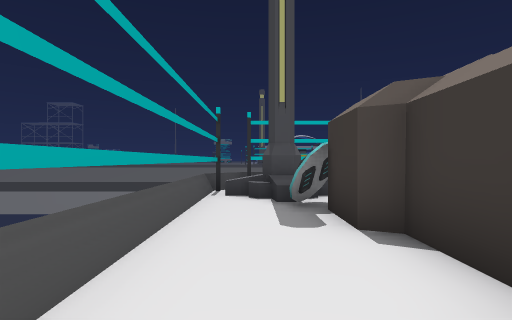
[1] (above)

24 first-person views from a walk through a scene from a Unity 3-D project. The camera is 1.5 m above the floor, looks level and sees 80° across. The floor is counted in squares, 2 m on a side. Each view is taken from the middle of a square. On the plan, view 1 faces up. The plan holds only what a view shows up to about 10 squares ahead; the rest is blank. The place goes on beyond the plan. The player character is not drawn. Some animated figures are not drawn.

[2]
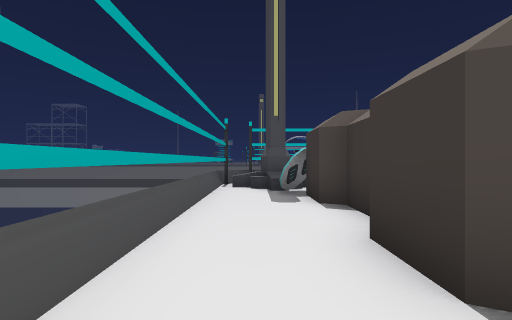

[3]
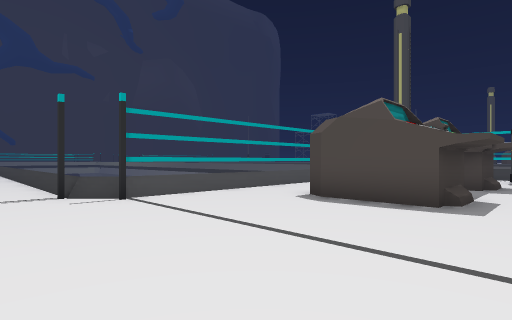

[4]
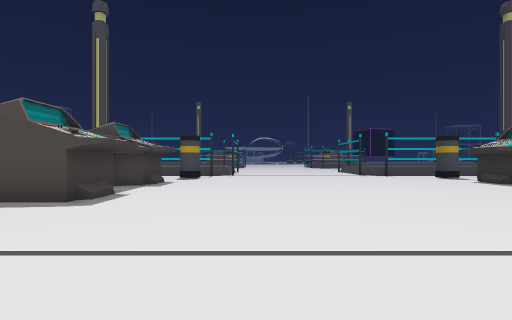

[5]
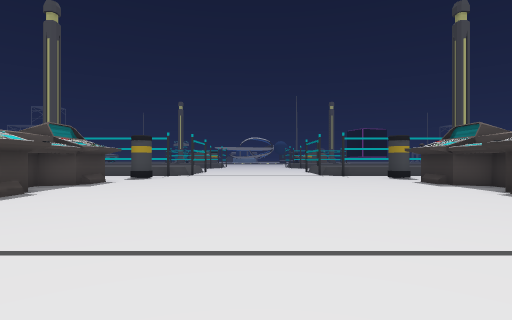

[6]
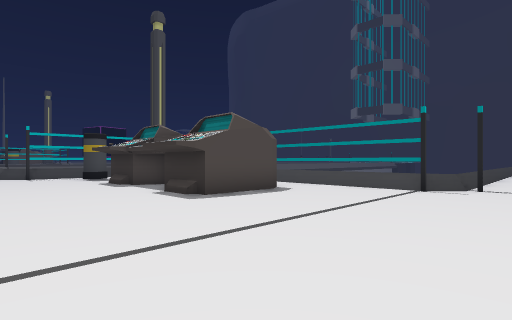

[7]
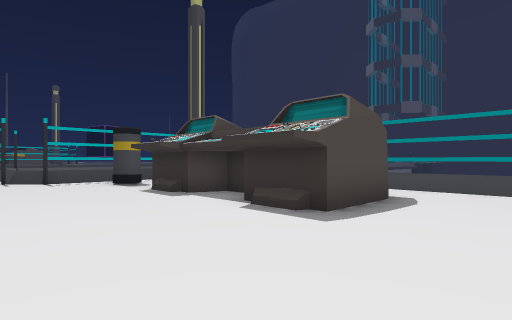

[8]
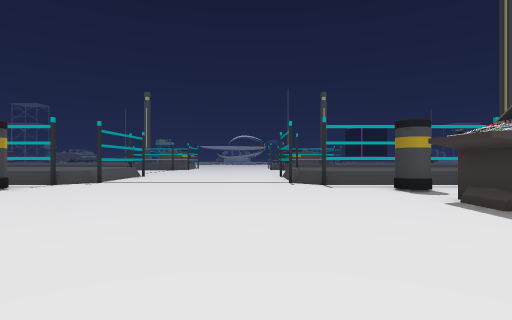

[9]
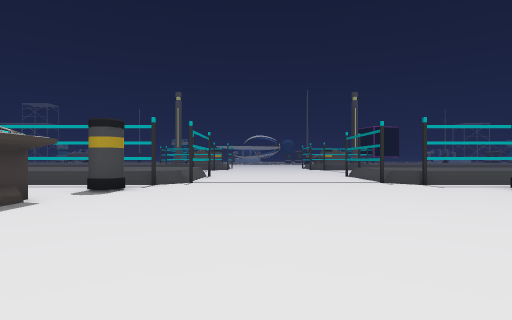

[10]
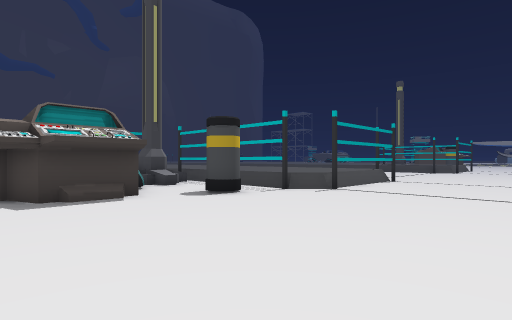

[11]
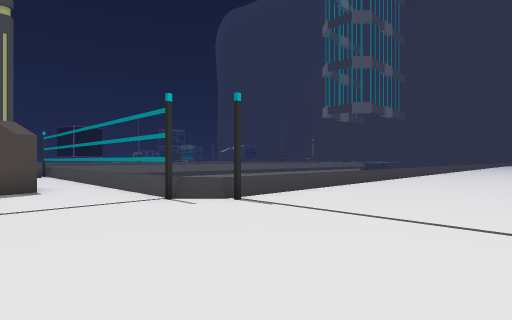

[12]
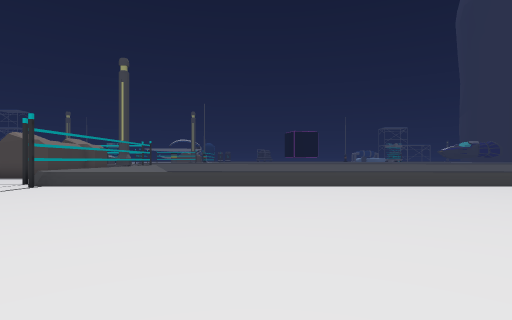

[13]
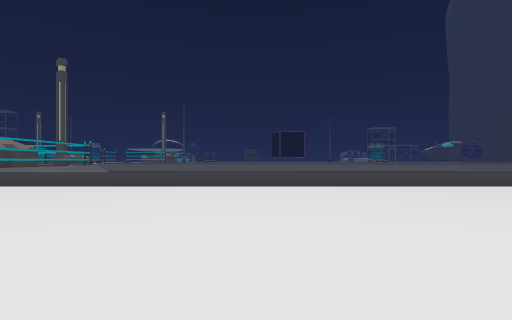

[14]
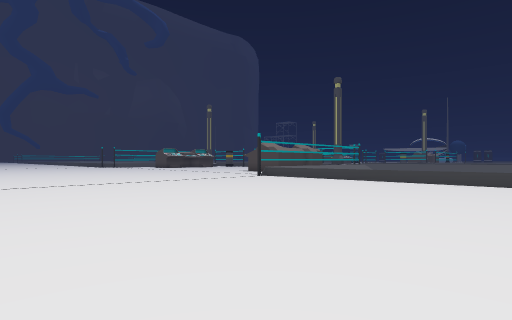

[15]
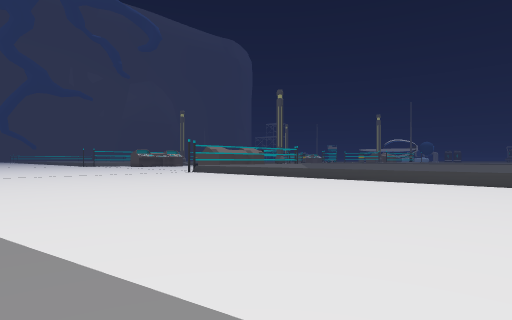

[16]
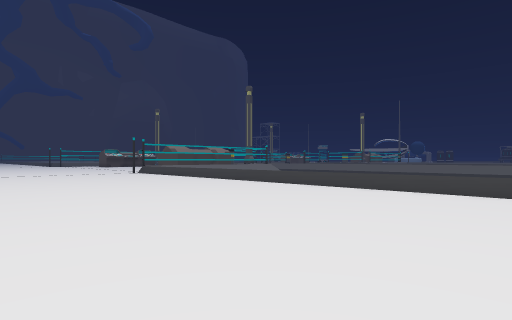

[17]
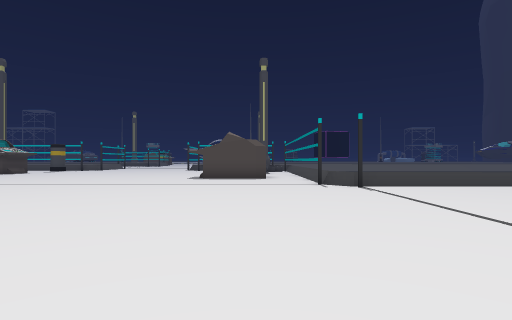

[18]
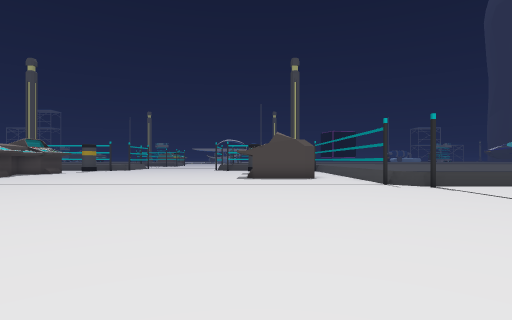

[19]
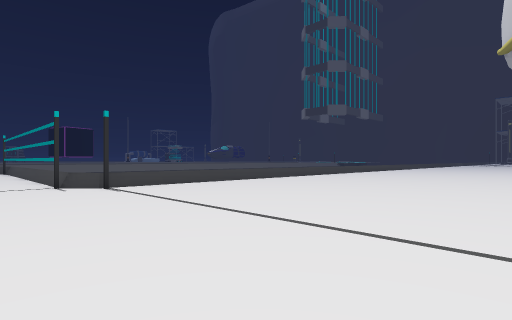

[20]
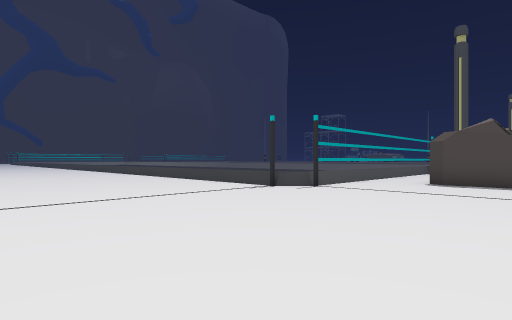

[21]
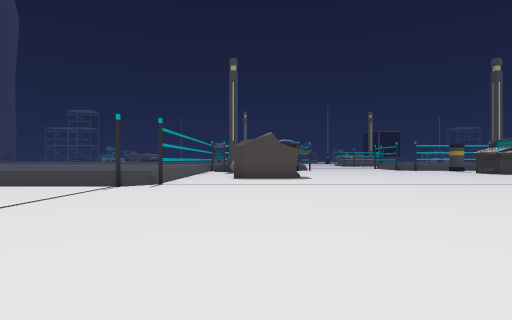

[22]
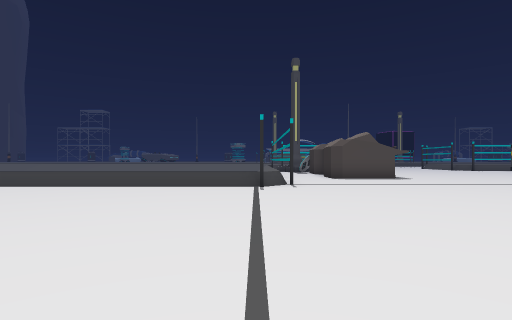

[23]
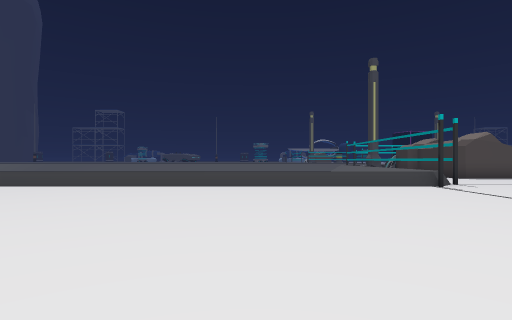

[24]
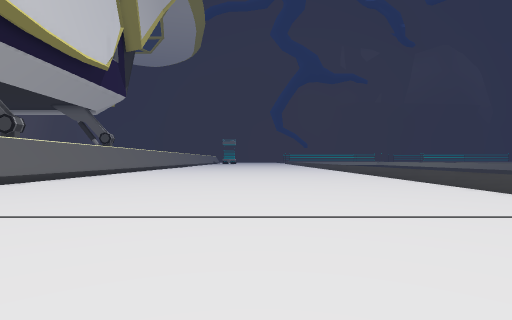

### Floor plan
Points are (right, up) in squares from view 1. A wall is a line through its corners. A room is listed if a view was taken in it or the views show most of it. See-through windows are left out.
Room 1 (view 1)
walls: (1.5, 1.8) (1.5, 3.1) (1.1, 3.3) (1.1, 4.5); (1, 6.3) (0.2, 6.3); (1.1, -0.4) (1.1, 1); (-0.9, 7.5) (-0.9, -0.6)
low walls: (0.3, 6.4) (-0.7, 6.5); (1.7, 6.5) (0.9, 6.4); (-1.2, 7.5) (-1.2, -0.5)
ways out: opening at (0, 0) to room 2
objects: other object (1, 5)
Room 2 (views 2, 3, 4, 5, 6, 7, 8, 9, 10, 11, 12, 13, 14, 15, 16, 17, 18, 19, 20, 21, 22, 23, 24)
walls: (18.9, -3.8) (18.9, 2.1); (14.9, -0.6) (14.9, 1.2); (16, -0.4) (14.7, -0.4); (17.5, -0.4) (17, -0.6) (14.7, -0.6); (15.7, 2) (15.7, 2.7) (14.9, 3.1) (14.9, 4.9); (3.7, 1.2) (3.7, -0.6) (1.5, -0.6) (1.1, -0.4); (-0.9, -0.6) (-0.9, -3.8); (3.7, 4.9) (3.7, 3.1) (2.8, 2.7) (2.8, 2.2); (17.1, 8.1) (13, 8.1); (5, 8.1) (-0.2, 8.1); (5.9, 9.5) (5.9, 8.9); (1, 6.9) (1, 6.3); (-8, -17.8) (-7.2, -17.8)
low walls: (14.7, -0.6) (14.7, 0.7); (14.7, 3.5) (14.7, 4.5); (-1.5, -3.8) (-1.9, -4.3) (-8.5, -4.3); (-1.2, -0.5) (-1.2, -3.5); (17.3, 8.4) (13, 8.4) (12.3, 9.1); (5.6, 9.5) (5.6, 8.9) (5.1, 8.4) (-0.3, 8.4); (-8, -17.6) (-7, -17.6); (37.5, -4.3) (19.7, -4.3) (19.2, -3.7) (19.2, 2)
ways out: opening at (0, 0) to room 1
objects: other object (2, 5); other object (4, 7); other object (15, 7)

Positions as (right, up) in squares from view 1, and headings:
1: (0, 0), facing up
2: (0, -2), facing up
3: (5, -6), facing up-left
4: (7, -6), facing up
5: (9, -6), facing up
6: (11, -6), facing up-right
7: (11, -3), facing up-right
8: (11, -1), facing up
9: (8, -1), facing up
10: (10, 2), facing up-left
11: (16, -9), facing up-right
12: (26, -13), facing up
13: (30, -13), facing up
14: (30, -15), facing up-left
15: (36, -15), facing up-left
16: (37, -12), facing up-left
17: (17, -13), facing up
18: (15, -13), facing up
19: (17, -13), facing up-right
20: (4, -11), facing up-left
21: (2, -13), facing up
22: (-2, -13), facing up
23: (-7, -13), facing up
24: (2, -10), facing left
